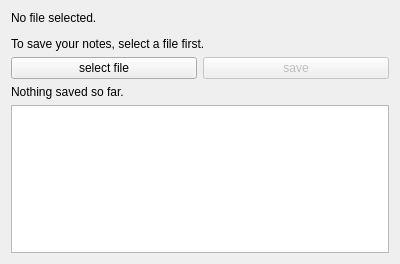
<?xml version="1.0" encoding="UTF-8"?>
<ui version="4.0">
 <class>scratchpadWindow</class>
 <widget class="QWidget" name="scratchpadWindow">
  <property name="geometry">
   <rect>
    <x>0</x>
    <y>0</y>
    <width>400</width>
    <height>264</height>
   </rect>
  </property>
  <property name="windowTitle">
   <string>Form</string>
  </property>
  <layout class="QGridLayout" name="gridLayout">
   <item row="1" column="0">
    <widget class="QPushButton" name="btn_selectFile">
     <property name="text">
      <string>select file</string>
     </property>
    </widget>
   </item>
   <item row="1" column="1">
    <widget class="QPushButton" name="btn_save">
     <property name="enabled">
      <bool>false</bool>
     </property>
     <property name="text">
      <string>save</string>
     </property>
    </widget>
   </item>
   <item row="0" column="0" colspan="2">
    <widget class="QLabel" name="lbl_fileName">
     <property name="text">
      <string>&lt;html&gt;&lt;head/&gt;&lt;body&gt;&lt;p&gt;No file selected.&lt;/p&gt;&lt;p&gt;To save your notes, select a file first. &lt;/p&gt;&lt;/body&gt;&lt;/html&gt;</string>
     </property>
     <property name="wordWrap">
      <bool>true</bool>
     </property>
    </widget>
   </item>
   <item row="3" column="0" colspan="2">
    <widget class="QTextEdit" name="txt_notes"/>
   </item>
   <item row="2" column="0" colspan="2">
    <widget class="QLabel" name="lbl_status">
     <property name="text">
      <string>Nothing saved so far.</string>
     </property>
    </widget>
   </item>
  </layout>
 </widget>
 <resources/>
 <connections/>
</ui>
